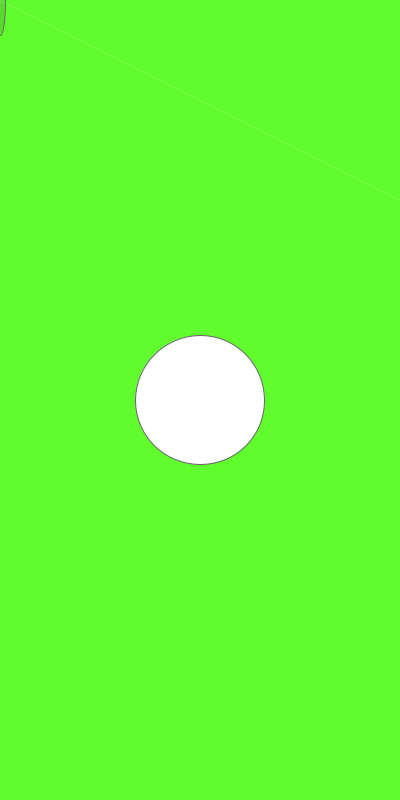
Frame 1 (no input)
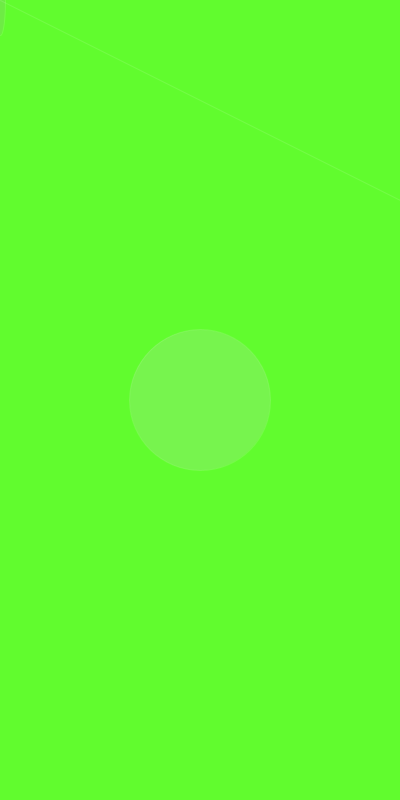
Frame 60 (the mouse pressed at the canvas centre just before this capture)
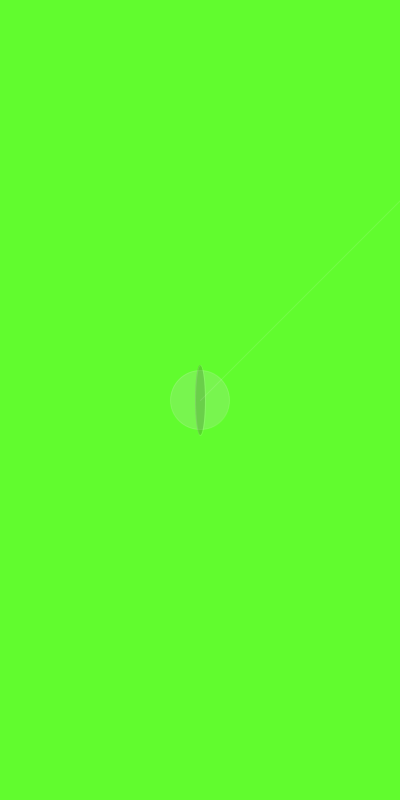
Frame 120 (the mouse held since frame 60 and released just before this capture)

The Processing sketch that drew these frames (run headless with seeded random() and noise(); from frame 60 on, the mouse is pressed at the canvas centre):

// Processing sketch: processing_13916
// ── processing_13916.pde

void setup() {
  size(400, 800);
  stroke(100);
  background(97,252,46);
} 

void draw() {
  background(97,252,46);
 
  float diam = random(200);
  ellipse(width/2,height/2,diam,diam);
 
   fill(random(255),50);
  ellipse(mouseX,mouseY,10,70);
   
   
  stroke(255,255,255,30);
  line(height/2,width/2,mouseX,mouseY);

}




                
                
